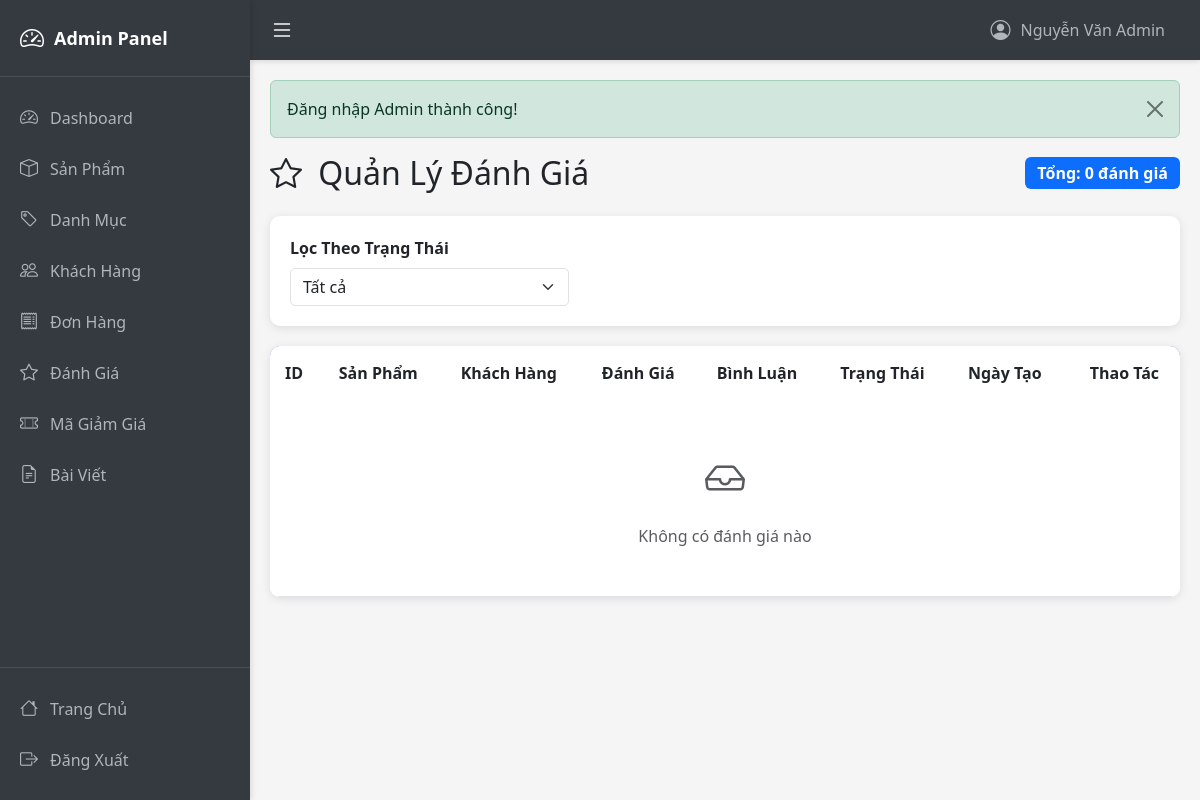
Page /admin/reviews (signed in) on the earlier database version.
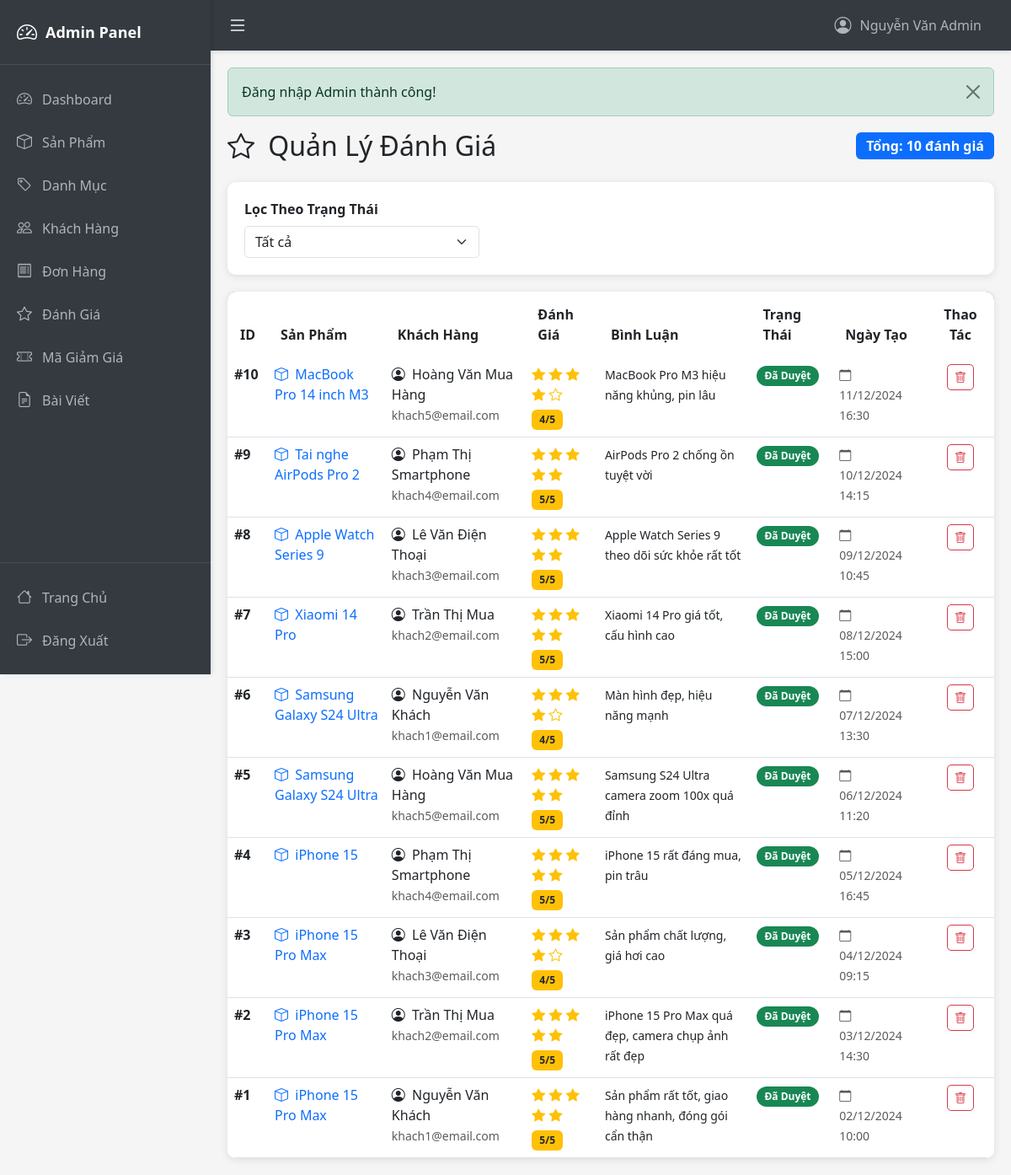
Same page on the later database version.
### tables this page shows
CREATE TABLE IF NOT EXISTS Product_Reviews (
  review_id INT AUTO_INCREMENT PRIMARY KEY,
  product_id INT NOT NULL,
  customer_id INT NOT NULL,
  rating INT NOT NULL CHECK (rating >= 1 AND rating <= 5),
  comment TEXT,
  status VARCHAR(20) DEFAULT 'pending',
  created_at DATETIME DEFAULT CURRENT_TIMESTAMP,
  FOREIGN KEY (product_id) REFERENCES Products(product_id) ON DELETE CASCADE,
  FOREIGN KEY (customer_id) REFERENCES Customers(customer_id) ON DELETE CASCADE
);

CREATE TABLE Products (
  product_id INT AUTO_INCREMENT PRIMARY KEY,
  product_name VARCHAR(100) NOT NULL,
  brand VARCHAR(50),
  description TEXT,
  created_at DATETIME DEFAULT CURRENT_TIMESTAMP,
  category_id INT,
  supplier_id INT,
  FOREIGN KEY (category_id) REFERENCES Categories(category_id) ON DELETE SET NULL,
  FOREIGN KEY (supplier_id) REFERENCES Suppliers(supplier_id) ON DELETE SET NULL
);

CREATE TABLE Customers (
  customer_id INT AUTO_INCREMENT PRIMARY KEY,
  full_name VARCHAR(100),
  phone_number VARCHAR(15),
  email VARCHAR(100),
  password VARCHAR(255),
  address VARCHAR(255),
  gender VARCHAR(10),
  date_of_birth DATE,
  status VARCHAR(20) DEFAULT 'active',
  created_at DATETIME DEFAULT CURRENT_TIMESTAMP
);

### controllers/AdminController.php (called while the page is built, shortened)
<?php
class AdminController extends BaseController {
    private $reviewModel;
    public function __construct() {
        $this->reviewModel = new ReviewModel();
    }
    public function reviews() {
        $statusFilter = $_GET['status'] ?? '';
        $reviews = $this->reviewModel->getAllReviews();
        $data = [
            'reviews' => $reviews,
            'statusFilter' => $statusFilter,
            'pageTitle' => 'Quản Lý Đánh Giá'
        ];
        $this->view('admin/reviews/index', $data, true);
    }
}
?>

### models/BaseModel.php (called while the page is built, shortened)
<?php
class BaseModel {
    public function __construct() {
        $db = new Database();
        $this->conn = $db->getConnection();
    }
}
?>

### config/database.php (called while the page is built, shortened)
<?php
class Database {
    private $host = "localhost";
    private $db_name = "inventory_system";
    private $username = "root";
    private $password = "";
    public function getConnection() {
        $this->conn = null;
        try {
            $this->conn = new PDO(
                "mysql:host=" . $this->host . ";dbname=" . $this->db_name . ";charset=utf8mb4",
                $this->username,
                $this->password,
                [
                    PDO::MYSQL_ATTR_INIT_COMMAND => "SET NAMES utf8mb4 COLLATE utf8mb4_unicode_ci"
                ]
            );
            $this->conn->setAttribute(PDO::ATTR_ERRMODE, PDO::ERRMODE_EXCEPTION);
            $this->conn->setAttribute(PDO::ATTR_DEFAULT_FETCH_MODE, PDO::FETCH_ASSOC);
            $this->conn->exec("SET NAMES utf8mb4");
        } catch(PDOException $e) {
            echo "Connection error: " . $e->getMessage();
        }
        return $this->conn;
    }
}
?>

### models/ReviewModel.php (called while the page is built, shortened)
<?php
class ReviewModel extends BaseModel {
    public function getAllReviews($limit = null, $offset = 0) {
        $sql = "SELECT r.*, c.full_name, c.email, p.product_name
                FROM Product_Reviews r
                LEFT JOIN Customers c ON r.customer_id = c.customer_id
                LEFT JOIN Products p ON r.product_id = p.product_id
                ORDER BY r.created_at DESC";
        $stmt = $this->conn->prepare($sql);
        $stmt->execute();
        return $stmt->fetchAll();
    }
}
?>

### views/admin/reviews/index.php (the view, shortened to what the changed rows need)
<?php
require_once dirname(dirname(__DIR__)) . "/admin/layouts/header.php";
?>
<div class="d-flex justify-content-between align-items-center mb-4">
    <h2 class="mb-0">
        <i class="bi bi-star me-2"></i> Quản Lý Đánh Giá
    </h2>
    <span class="badge bg-primary fs-6">
        Tổng: <?= count($reviews) ?> đánh giá
    </span>
</div>
<div class="filter-bar">
    <form method="GET" action="<?= BASE_URL ?>admin/reviews" class="row g-3">
        <div class="col-md-4">
            <label class="form-label fw-bold">Lọc Theo Trạng Thái</label>
            <select name="status" class="form-select" onchange="this.form.submit()">
                <option value="">Tất cả</option>
            </select>
        </div>
    </form>
</div>
<div class="table-responsive review-table">
    <table class="table table-hover mb-0">
        <thead>
            <tr>
                <th>ID</th>
                <th>Sản Phẩm</th>
                <th>Khách Hàng</th>
                <th>Đánh Giá</th>
                <th>Bình Luận</th>
                <th>Trạng Thái</th>
                <th>Ngày Tạo</th>
                <th class="text-center">Thao Tác</th>
            </tr>
        </thead>
        <tbody>
            <?php if (empty($reviews)): ?>
            <tr>
                <td colspan="8" class="text-center py-5">
                    <i class="bi bi-inbox fs-1 d-block text-muted mb-3"></i>
                    <p class="text-muted mb-0">Không có đánh giá nào</p>
                </td>
            </tr>
            <?php else: ?>
                <?php foreach ($reviews as $review): ?>
                <tr>
                    <td><strong>#<?= $review['review_id'] ?></strong></td>
                    <td>
                        <a href="<?= BASE_URL ?>product/detail/<?= $review['product_id'] ?>"
                           class="text-decoration-none" target="_blank">
                            <i class="bi bi-box me-1"></i>
                            <?= htmlspecialchars($review['product_name'] ?? 'N/A') ?>
                        </a>
                    </td>
                    <td>
                        <i class="bi bi-person-circle me-1"></i>
                        <?= htmlspecialchars($review['full_name'] ?? 'Khách hàng') ?>
                        <br>
                        <small class="text-muted"><?= htmlspecialchars($review['email'] ?? '') ?></small>
                    </td>
                    <td>
                        <div class="mb-1">
                            <?php for ($i = 1; $i <= 5; $i++): ?>
                                <i class="bi bi-star<?= $i <= $review['rating'] ? '-fill' : '' ?> text-warning"></i>
                            <?php endfor; ?>
                        </div>
                        <span class="badge bg-warning text-dark"><?= $review['rating'] ?>/5</span>
                    </td>
                    <td>
                        <small><?= !empty($review['comment']) ? htmlspecialchars(mb_substr($review['comment'], 0, 100)) . (mb_strlen($review['comment']) > 100 ? '...' : '') : 'Không có bình luận' ?></small>
                    </td>
                    <td>
                        <?php
                            $status = $review['status'] ?? 'pending';
                            $statusClass = $status == 'approved' ? 'success' : ($status == 'rejected' ? 'danger' : 'warning');
                            $statusText = $status == 'approved' ? 'Đã Duyệt' : ($status == 'rejected' ? 'Đã Từ Chối' : 'Chờ Duyệt');
                        ?>
                        <span class="badge bg-<?= $statusClass ?> rounded-pill">
                            <?= $statusText ?>
                        </span>
                    </td>
                    <td>
                        <small class="text-muted">
                            <i class="bi bi-calendar me-1"></i>
                            <?= date('d/m/Y H:i', strtotime($review['created_at'])) ?>
                        </small>
                    </td>
                    <td class="text-center">
                        <a href="<?= BASE_URL ?>admin/reviewDelete/<?= $review['review_id'] ?>"
                           class="btn btn-sm btn-outline-danger"
                           onclick="return confirm('Bạn có chắc muốn xóa đánh giá này?')"
                           title="Xóa">
                            <i class="bi bi-trash"></i>
                        </a>
                    </td>
                </tr>
                <?php endforeach; ?>
            <?php endif; ?>
        </tbody>
    </table>
</div>
<?php require_once dirname(dirname(__DIR__)) . "/admin/layouts/footer.php"; ?>

Differences in the rows shown:
added product_reviews: review_id "10", product.product_name "MacBook Pro 14 inch M3", customer.full_name "Hoàng Văn Mua Hàng", customer.email "khach5@email.com", rating "4", comment "MacBook Pro M3 hiệu năng khủng, pin lâu", status "Đã Duyệt", created_at "11/12/2024 16:30"
added product_reviews: review_id "9", product.product_name "Tai nghe AirPods Pro 2", customer.full_name "Phạm Thị Smartphone", customer.email "khach4@email.com", rating "5", comment "AirPods Pro 2 chống ồn tuyệt vời", status "Đã Duyệt", created_at "10/12/2024 14:15"
added product_reviews: review_id "8", product.product_name "Apple Watch Series 9", customer.full_name "Lê Văn Điện Thoại", customer.email "khach3@email.com", rating "5", comment "Apple Watch Series 9 theo dõi sức khỏe rất tốt", status "Đã Duyệt", created_at "09/12/2024 10:45"
added product_reviews: review_id "7", product.product_name "Xiaomi 14 Pro", customer.full_name "Trần Thị Mua", customer.email "khach2@email.com", rating "5", comment "Xiaomi 14 Pro giá tốt, cấu hình cao", status "Đã Duyệt", created_at "08/12/2024 15:00"
added product_reviews: review_id "6", product.product_name "Samsung Galaxy S24 Ultra", customer.full_name "Nguyễn Văn Khách", customer.email "khach1@email.com", rating "4", comment "Màn hình đẹp, hiệu năng mạnh", status "Đã Duyệt", created_at "07/12/2024 13:30"
added product_reviews: review_id "5", product.product_name "Samsung Galaxy S24 Ultra", customer.full_name "Hoàng Văn Mua Hàng", customer.email "khach5@email.com", rating "5", comment "Samsung S24 Ultra camera zoom 100x quá đỉnh", status "Đã Duyệt", created_at "06/12/2024 11:20"
added product_reviews: review_id "4", product.product_name "iPhone 15", customer.full_name "Phạm Thị Smartphone", customer.email "khach4@email.com", rating "5", comment "iPhone 15 rất đáng mua, pin trâu", status "Đã Duyệt", created_at "05/12/2024 16:45"
added product_reviews: review_id "3", product.product_name "iPhone 15 Pro Max", customer.full_name "Lê Văn Điện Thoại", customer.email "khach3@email.com", rating "4", comment "Sản phẩm chất lượng, giá hơi cao", status "Đã Duyệt", created_at "04/12/2024 09:15"
added product_reviews: review_id "2", product.product_name "iPhone 15 Pro Max", customer.full_name "Trần Thị Mua", customer.email "khach2@email.com", rating "5", comment "iPhone 15 Pro Max quá đẹp, camera chụp ảnh rất đẹp", status "Đã Duyệt", created_at "03/12/2024 14:30"
added product_reviews: review_id "1", product.product_name "iPhone 15 Pro Max", customer.full_name "Nguyễn Văn Khách", customer.email "khach1@email.com", rating "5", comment "Sản phẩm rất tốt, giao hàng nhanh, đóng gói cẩn thận", status "Đã Duyệt", created_at "02/12/2024 10:00"
Other differences:
count($reviews): "0" → "10"
text no longer shown: "Không có đánh giá nào"
